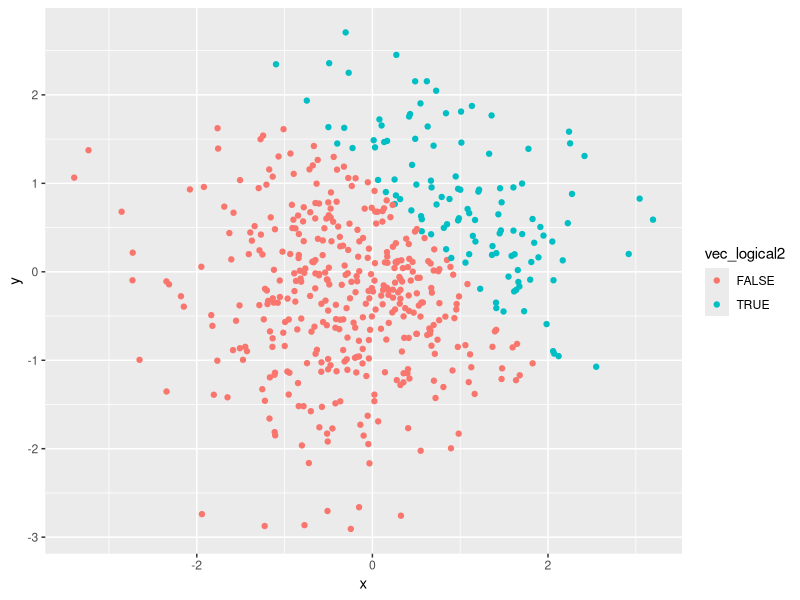
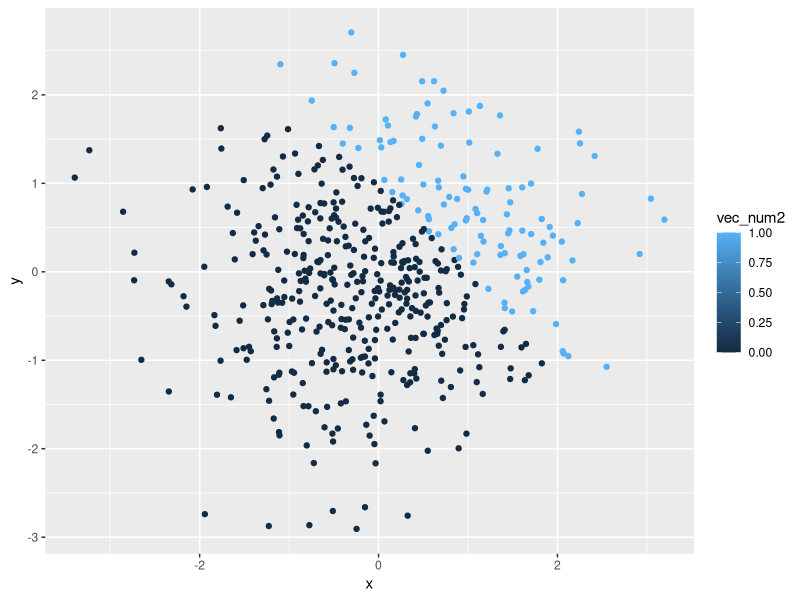
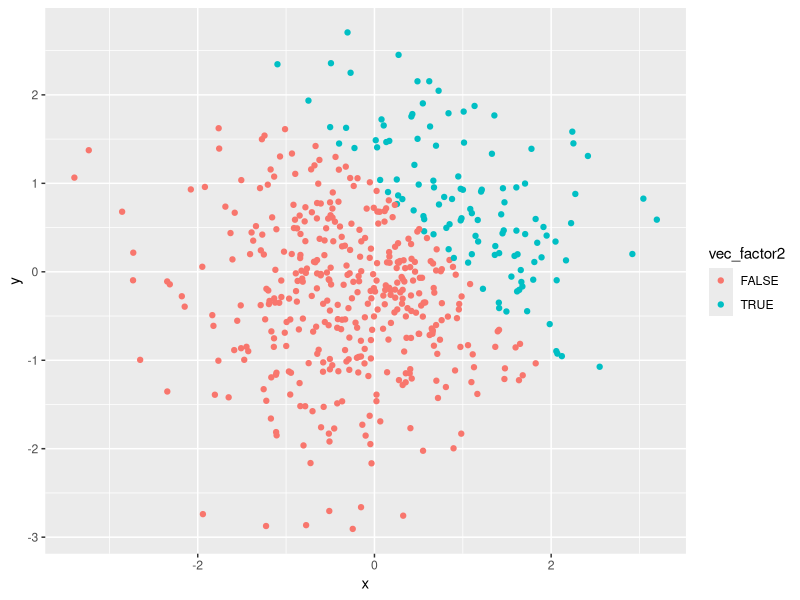
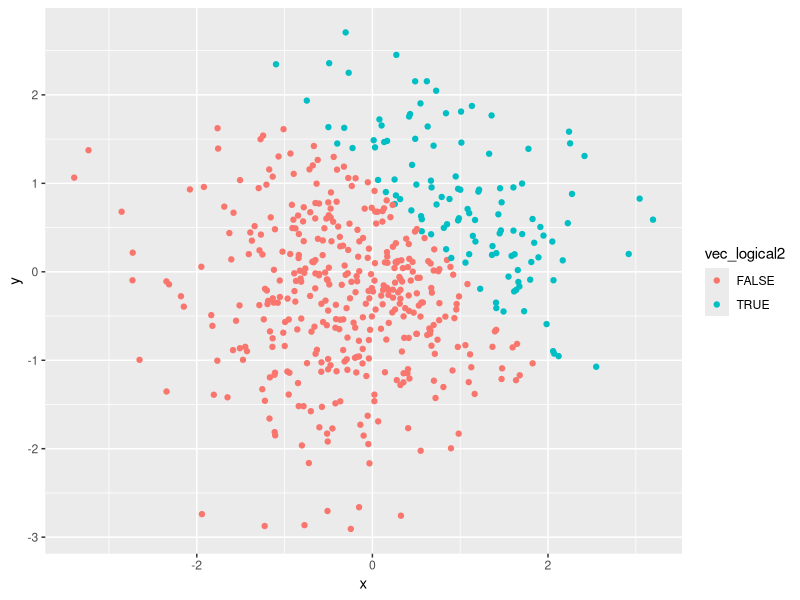

Write the R code that produced these figures, in order.
## ---- chunk 1
library(tidyverse)
## ---- chunk 2
set.seed(1234)
problem1_df = tibble(
  sample1 = rnorm(8),
  vec_logical = sample1 > 0,
  vec_char = c("Ex1", "Ex2", "Ex3", "Ex4", "Ex5", "Ex6", "Ex7", "Ex8"),
  vec_factor = factor(c("Level1", "Level2", "Level3", "Level1", "Level2", "Level3", "Level1", "Level2"))
)

mean(pull(problem1_df, sample1))
mean(pull(problem1_df, vec_logical))
mean(pull(problem1_df, vec_char))
mean(pull(problem1_df, vec_factor))

## ---- chunk 3
vec_log_num = as.numeric(pull(problem1_df, vec_logical))
vec_char_num = as.numeric(pull(problem1_df, vec_char))
vec_factor_num = as.numeric(pull(problem1_df, vec_factor))
## ---- chunk 4
mutate(problem1_df,
       log_numxnorm = as.numeric(pull(problem1_df, vec_logical)) * sample1,
       log_factorxnorm = as.factor(pull(problem1_df, vec_logical)) * sample1,
       log_fact_numxnorm = as.numeric(as.factor(pull(problem1_df, vec_logical))) * sample1
       )

## ---- chunk 5
set.seed(1234)
problem2_df = tibble(
  x = rnorm(500),
  y = rnorm(500),
  vec_logical2 = (x + y) > 1,
  vec_num2 = as.numeric(vec_logical2),
  vec_factor2 = as.factor(vec_logical2)
)
## ---- chunk 6
xy_scatter = ggplot(problem2_df, aes(x = x, y = y, color = vec_logical2)) + geom_point()
xy_scatter

ggplot(problem2_df, aes(x = x, y = y, color = vec_num2)) + geom_point()

ggplot(problem2_df, aes(x = x, y = y, color = vec_factor2)) + geom_point()

ggsave('scatterplot.png', plot = xy_scatter)
